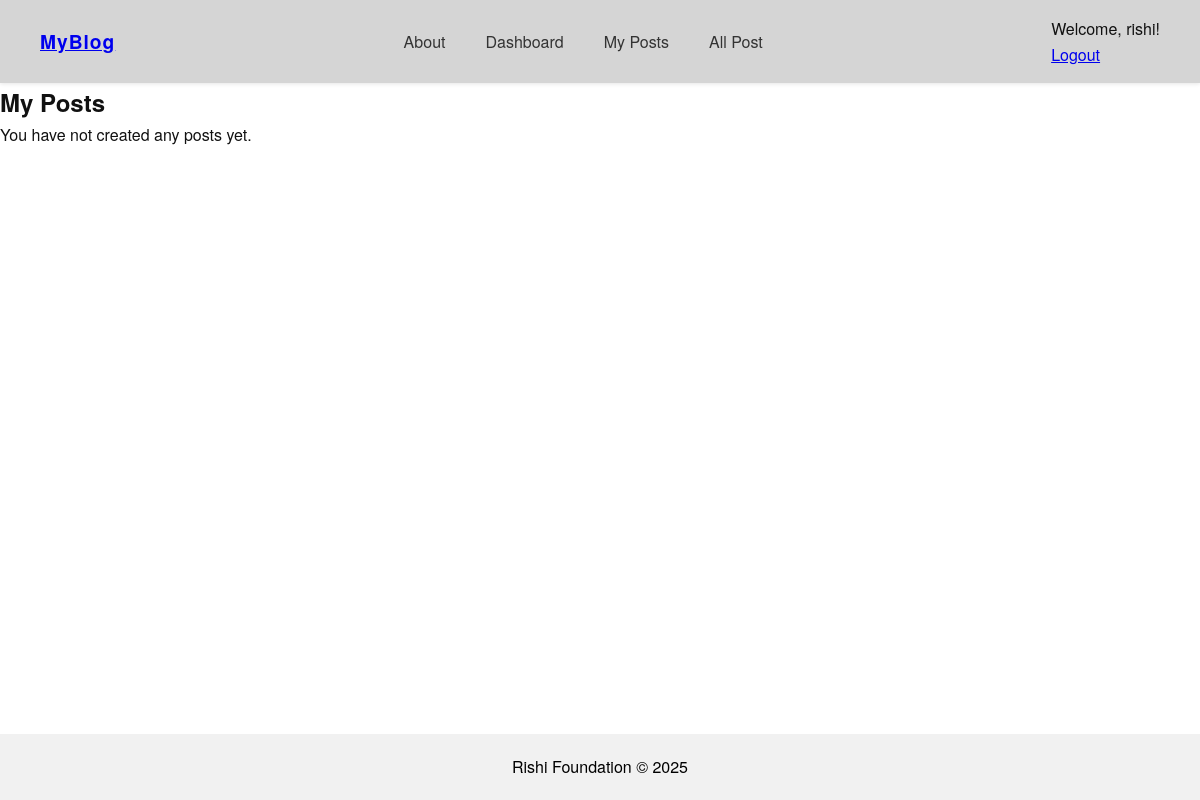
/my-posts/ (signed in), run on an earlier commit of the app's database.
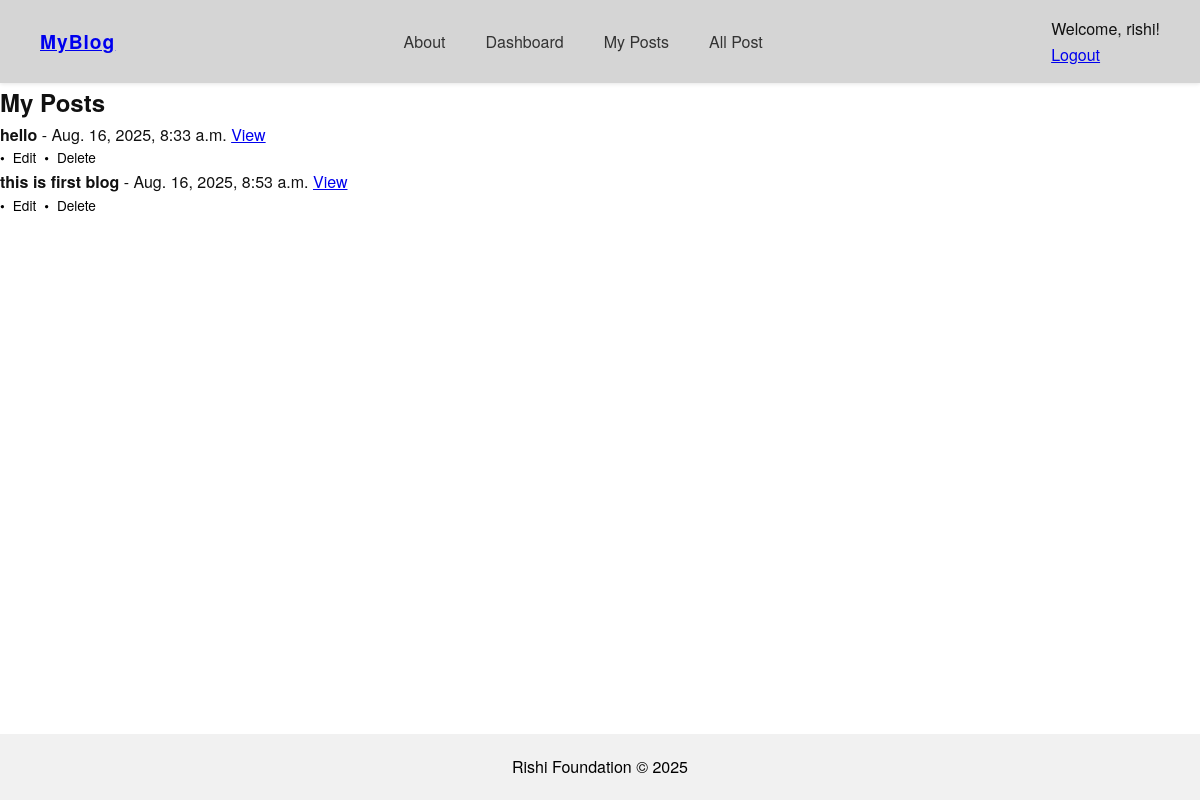
And on a later commit of the database.
### blog/models.py (models this page shows, shortened)
class Post(models.Model):
    CATEGORY_CHOICES = [
        ('tech', 'Tech'),
        ('travel', 'Travel'),
        ('lifestyle', 'Lifestyle'),
        ('news', 'News'),
        ('other', 'Other'),
    ]
    title = models.CharField(max_length=200)
    content = RichTextUploadingField()  # CKEditor with image upload
    category = models.CharField(max_length=50, choices=CATEGORY_CHOICES, default='other')
    created_at = models.DateTimeField(default=timezone.now)
    author = models.ForeignKey(User, on_delete=models.CASCADE, null=True, blank=True)
    image = models.ImageField(upload_to='blog_images/', null=True, blank=True)
    likes = models.ManyToManyField(User, related_name='blog_likes', blank=True)

### blog/views.py (the view)
# urls.py: path('my-posts/', views.my_posts, name='my_posts'),
@login_required
def my_posts(request):
    posts = Post.objects.filter(author=request.user)  # only logged-in user's posts
    return render(request, 'blog/my_posts.html', {'posts': posts})

### blog/template/blog/my_posts.html
{% extends 'blog/base.html' %}
{% block content %}
<h2>My Posts</h2>
{% if posts %}
<ul>
    {% for post in posts %}
    <li>
        <strong>{{ post.title }}</strong> - {{ post.created_at }}
        <a href="{% url 'post_detail' post.id %}">View</a>
        {% if user == post.author %}
        <div class="author-actions">
            <span class="dot">•</span>
            <a href="{% url 'edit_blog' post.id %}">Edit</a>
            <span class="dot">•</span>
            <a href="{% url 'delete_blog' post.id %}">Delete</a>
        </div>
        {% endif %}
    </li>
    {% endfor %}
</ul>
{% else %}
<p>You have not created any posts yet.</p>
{% endif %}
{% endblock %}

What changed in the data, as far as the page shows it:
added Post: title "hello", created_at "Aug. 16, 2025, 8:33 a.m.", shows "Edit"
added Post: title "this is first blog", created_at "Aug. 16, 2025, 8:53 a.m.", shows "Edit"
Also different on the page:
text no longer shown: "You have not created any posts yet."
